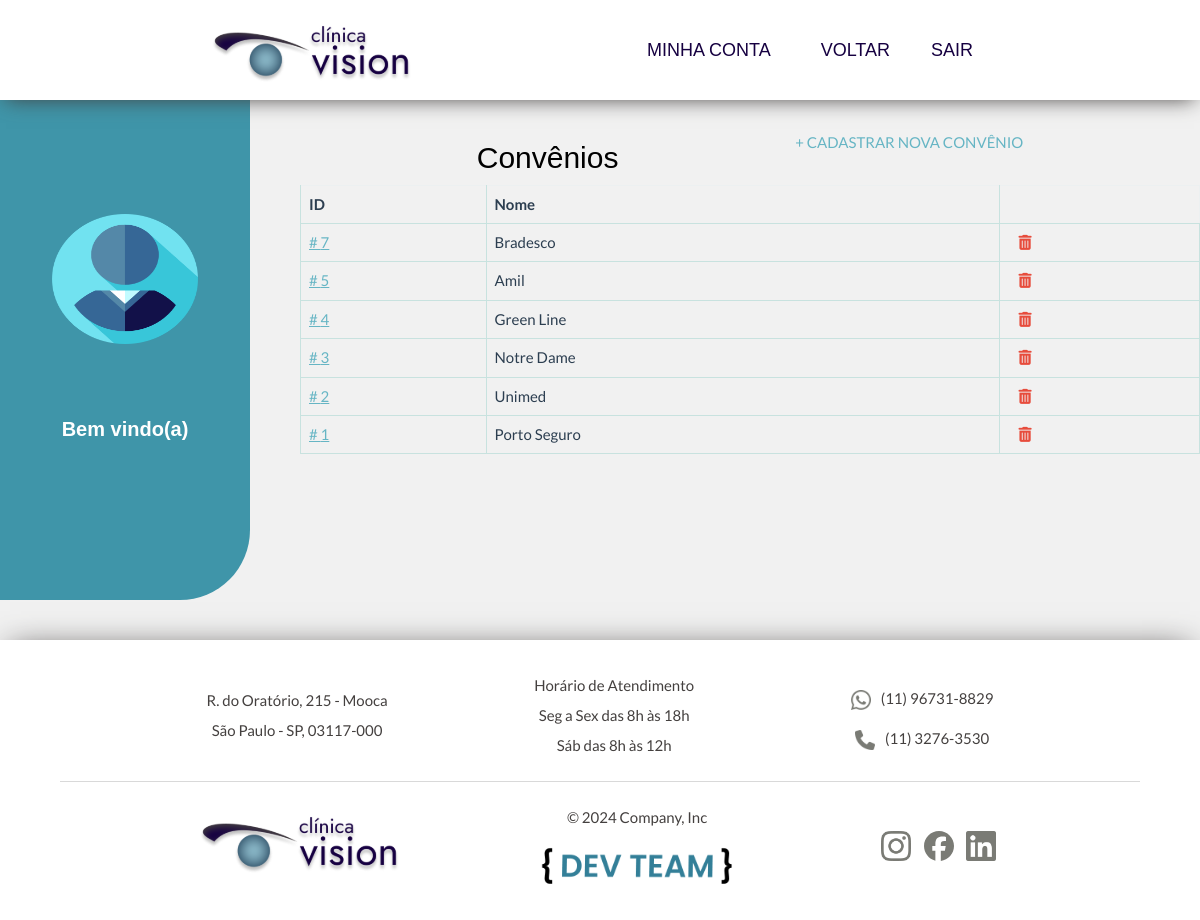
/medicos/admim/lista/convenios/ (signed in), run on an earlier commit of the app's database.
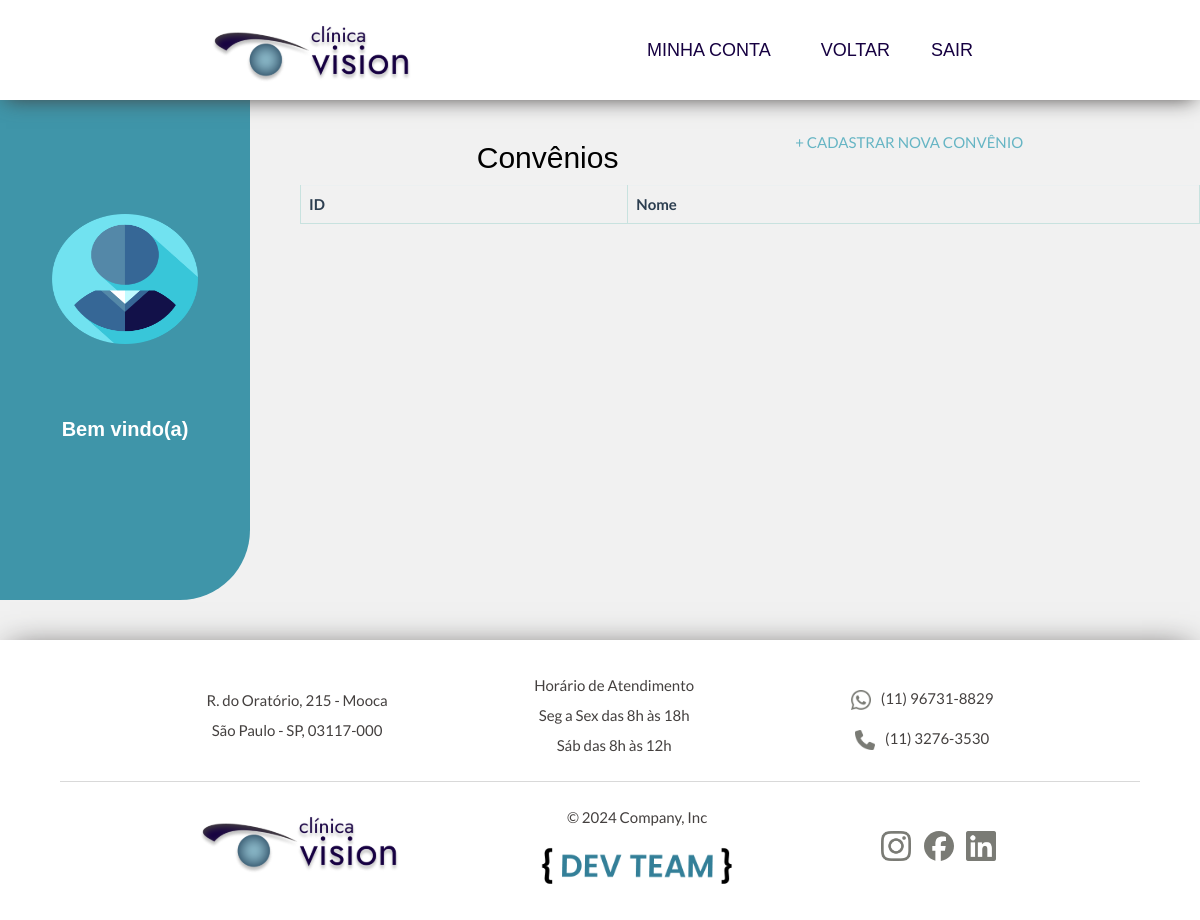
And on a later commit of the database.
### clientes/models.py (models this page shows, shortened)
class Convenio(models.Model):
    nome_convenio = models.CharField(max_length=50, null=True)

### medicos/views.py (the view)
class ConvenioListView(LoginRequiredMixin, TestMixinIsAdmin, ListView):
    login_url = 'accounts:login'
    template_name = 'clientes/convenio_lista.html'
    def get_queryset(self):
        return Convenio.objects.all().order_by('-pk')

### medicos/views.py (called while the page is built)
    def test_func(self):
        is_admin_or_is_staff = self.request.user.is_superuser or \
            self.request.user.is_staff
        return bool(is_admin_or_is_staff)

### clientes/templates/clientes/convenio_lista.html (shortened to what this page needs)
{% extends "base_dash.html" %}
{% load static %}
{% block head %}
    <link rel="stylesheet" href="{% static "css/formulario/list.css" %}">
    <link rel="stylesheet" href="{% static "css/dashboard/base_dash.css" %}">
{% endblock head %}
{% block accounts_container %}
<div class="content">
    <div>
        <h2 class="titulo__padrao">Convênios</h2>
        <a href="{% url "medicos:convenio_cadastro" %}">+ CADASTRAR NOVA CONVÊNIO</a>
    </div>
<table class="table table-bordered">
    <thead>
        <tr>
            <th>
                ID
            </th>
            <th>
                Nome
            </th>
        </tr>
    </thead>
    <tbody>
        {% for convenio in object_list %}
        <tr>
            <td>
                <a href=""># {{ convenio.pk }}</a>
            </td>
            <td>
                {{ convenio.nome_convenio }}
            </td>
            <td>
                <a href="{% url 'medicos:convenio_deletar' convenio.id %}" class="mr-1 text-danger" style="padding-left: 10px; text-decoration: none;">
                    <i class="fas fa-trash-alt"></i>
                </a>
            </td>
        </tr>
        {% endfor %}
    </tbody>
</table>
</div>
{% endblock %}

### templates/base_dash.html (shortened to what this page needs)
{% extends 'base.html'%}
{% load static %}
{% block container %}
<main>
{% block side-menu %}
    <section class="left_menu">
        <div>
            <img src="{% static 'img/dashboard/perfil_icon/icone_04.png' %}" alt="ícone perfil">
            <h1 class="titulo">Bem vindo(a)<br>{{ user.name }}</h1>
        </div>
    </section>
{% endblock side-menu %}
{% block botoes %}
    {% block accounts_container %}
    {% endblock accounts_container %}
{% endblock botoes %}
</main>
{% endblock container %}

### templates/base.html (shortened to what this page needs)
<!DOCTYPE html>
{% load static %}
<html lang="en">
<head>
  <link rel="stylesheet" href="https://cdnjs.cloudflare.com/ajax/libs/font-awesome/6.0.0-beta3/css/all.min.css">
	<link rel="stylesheet" href="{% static 'assets/bootstrap.min.css' %}"media="screen" />
	<link rel="stylesheet" href="{% static 'assets/custom.min.css' %}" media="screen" />
	<link rel="stylesheet" href="{% static 'assets/extra.css' %}" media="screen" />
	<link rel="stylesheet" href="{% static 'css/base/base.css' %}" media="screen" />
  <link rel="stylesheet" href="{% static 'css/base/footer.css' %}" media="screen" />
  {% block head %}{% endblock head %}
</head>
<body>
  {% block header %}
    <div class="nav navbar navbar-default navbar-fixed-top">
      <div class="container">
        <div class="navbar-header">
          <a href="{% url 'home'%}" class="navbar-brand"><img src="{% static "img/logo/logo-vision-dark.svg" %}" class="logo" alt=""></a>
        </div>
        <nav class="navbar-collapse collapse" id="navbar-main">
          <ul class="nav navbar-nav">
            {% if user.is_authenticated %}
              <li><a href="{% url 'accounts:redirect_user' %}" class="custom_btn_logout">Minha Conta</a></li>
              <li><a href="#" id="button-back" onclick="history.back()" class="custom_btn_logout">Voltar</a></li>
              <form method="post" action="{% url 'accounts:logout' %}" class="navbar-form">
              <li><button type="submit" class="custom_btn_logout">Sair</button></li>
              </form>
            {% else %}
            <li><a href="{% url 'accounts:login' %}">Login</a></li>
            {% endif %}
          </ul>
        </nav>
      </div>
    </div>
  {% endblock header %}
		{% block container %}{% endblock container %}
{% block footer %}
    <footer>
        <div>
            <section>
                <p>
                  R. do Oratório, 215 - Mooca<br />
                  São Paulo - SP, 03117-000
                </p>
            </section>
            <section>
                <p>
                    Horário de Atendimento<br />
                    Seg a Sex das 8h às 18h<br />
                    Sáb das 8h às 12h<br />
                </p>
            </section>
            <section>
                <div>
                  <img src="{% static "img/icons/whatsapp.png" %}" alt="">(11) 96731-8829
                </div>
                <div>
                    <img src="{% static "img/icons/phone.png" %}" alt="">(11) 3276-3530
                </div>
            </section>
        </div>
        <div>
            <section>
                <img src="{% static "img/logo/logo-vision-dark.svg" %}" alt="">
            </section>
            <section>
                <p>&copy; 2024 Company, Inc</p>
                <a href=""><img src="{% static "img/logo/logo-dev-team.png" %}" alt=""></a>
            </section>
            <section>
                <nav>
                    <a href="#"><img src="{% static "img/icons/instagram.png" %}" alt=""></a>
                    <a href="#"><img src="{% static "img/icons/facebook.svg" %}" alt=""></a>
                    <a href="#"><img src="{% static "img/icons/linkedin.png" %}" alt=""></a>
                </nav>
            </section>
        </div>
    </footer>
{% endblock footer %}
</body>
</html>

### static/assets/extra.css (style rules this page uses)
.navbar-form { display: inline-block; margin: 0; padding: 0; }
.custom_btn_logout { background-color: transparent; border: none; color: var(--azul-roxo); font-family: var(--titulo); font-weight: 500; font-size: 18px; text-transform: uppercase; padding-top: 10px; padding-bottom: 10px; line-height: 21px; margin: 0 1rem; }

### static/css/base/base.css (style rules this page uses)
:root { --amarelo: #EDD604; --azul-claro: #A2D3E1; --azul-claro-light: #C8E2DF; --azul-escuro: #031D38; --azul-escuro-light: #337F98; --azul-medio: #3F95A9; --azul-medio-light: #66B5C4; --azul-roxo: #160041; --bg: #F1F1F1; --branco: #ffffff; --cinza: #44403F; --cinza-claro: #D9D9D9; --preto: #000000; --verde: #2bb845; --vermelho: #f14545; --titulo: 'Raleway', sans-serif; --texto: 'Montserrat', sans-serif; }
body { background-color: var(--bg); height: auto; width: 100%; }
.titulo { font-family: var(--titulo); margin: 1rem; }
.titulo__padrao { font-family: var(--titulo); font-size: 30px; font-weight: 400; }
.logo { min-width: 120px; max-width: 200px; }

### static/css/base/footer.css (style rules this page uses)
footer { background-color: var(--branco); box-shadow: 0px 0px 32px -10px var(--cinza); padding: 2rem 0; width: 100%; display: flex; flex-direction: column; justify-content: center; align-items: center; color: var(--cinza); }
footer > div:first-child { border-bottom: solid 1px var(--cinza-claro); width: 90%; padding-bottom: 1rem; }
footer > div:last-child { width: 90%; }
footer > div { display: flex; justify-content: space-evenly; align-items: center; line-height: 30px; text-align: center; flex-wrap: wrap; margin: 1rem; }
footer > div section:nth-child(3) { display: flex; flex-direction: column; }
footer > div:first-child > section:nth-child(3) img { width: 20px; height: 20px; margin: 1rem; }
footer > div:nth-child(2) > section:first-child img { width: 200px; }
footer > div:nth-child(2) > section:nth-child(2) { display: flex; flex-direction: column; }
footer > div:nth-child(2) > section:nth-child(2) img { width: 200px; }
footer > div:nth-child(2) > section:nth-child(3) img { width: 30px; margin: .5rem; }

### static/css/formulario/list.css (style rules this page uses)
.content { display: flex; flex-direction: column; width: 100%; }
.content>div { display: flex; align-items: center; justify-content: space-evenly; margin-top: 2rem; }
.content>div>a { width: auto; height: 40px; }

### static/css/dashboard/base_dash.css (style rules this page uses)
main { display: flex; margin-top: 50px; }
img { width: 100%; }
.left_menu { max-width: 300px; min-width: 250px; height: 500px; margin: 0 5rem 4rem 0; background-color: var(--azul-medio); border-radius: 0px 0px 70px 0px; grid-area: left_menu; grid-row: left_menu; display: flex; align-items: center; width: 20%; flex-grow: 1; justify-content: center; }
.left_menu>div { display: flex; flex-direction: column; align-items: center; text-align: center; }
.left_menu>div>h1 { font-family: var(--titulo); font-size: 20px; font-weight: 700; line-height: 30px; color: var(--branco); }
.left_menu>div>img { max-width: 150px; min-width: 100px; height: 150px; padding-bottom: 20px; }
.titulo { font-size: 30px; margin: 5rem 1rem 1rem; text-align: -webkit-center; }
h2 { font-family: var(--titulo); color: var(--preto); font-weight: normal; text-align: center; font-size: 14px; }
a { text-decoration: none; }

What changed in the data, as far as the page shows it:
removed Convenio: pk "7", nome_convenio "Bradesco"
removed Convenio: pk "5", nome_convenio "Amil"
removed Convenio: pk "4", nome_convenio "Green Line"
removed Convenio: pk "3", nome_convenio "Notre Dame"
removed Convenio: pk "2", nome_convenio "Unimed"
removed Convenio: pk "1", nome_convenio "Porto Seguro"
